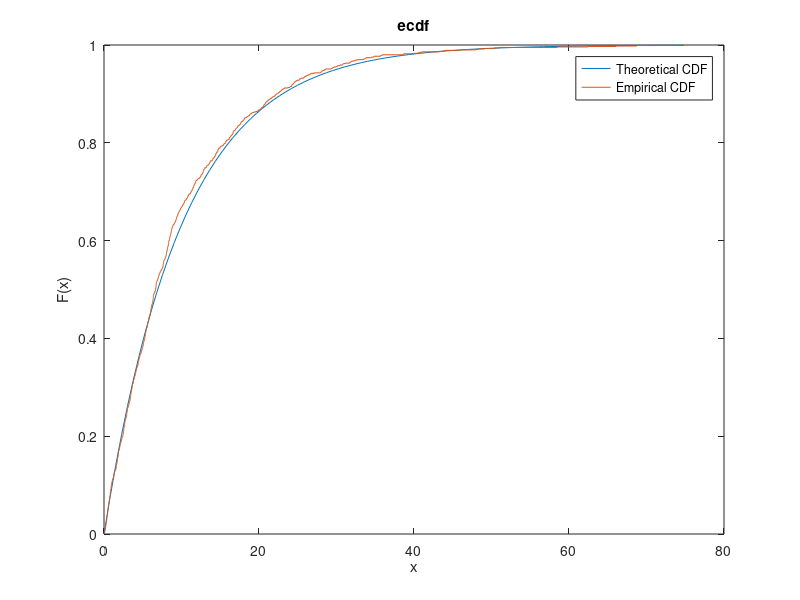

Write MATLAB code to recreate this figure.
%empiricalcdf.m
N = 1000;
mu = 10;
X = exprnd(mu,N,1);
x = linspace(0,max(X),100);
y = expcdf(x,mu);
plot(x,y);
hold on
ecdf(X);
legend('Theoretical CDF','Empirical CDF','Location','best')
hold off